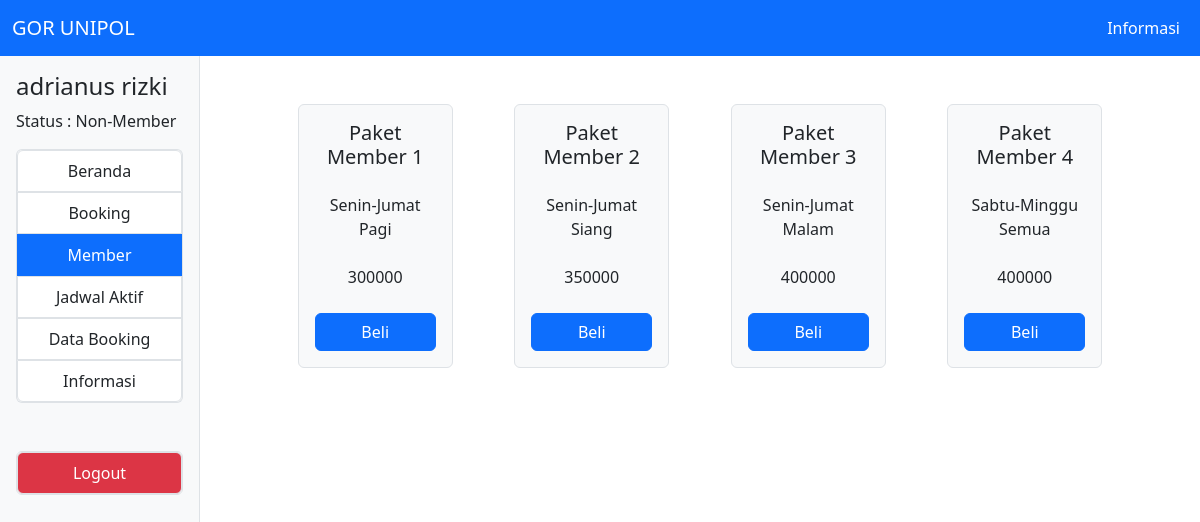
The app's page /dashboard/member (signed in) with its own data.
### tables this page shows
CREATE TABLE `member` (
  `id` tinyint NOT NULL,
  `nama_paket` varchar(30) NOT NULL,
  `hari` varchar(30) NOT NULL,
  `jadwal` varchar(5) NOT NULL,
  `keterangan` text NOT NULL,
  `harga` int NOT NULL,
  `status_member` varchar(9) NOT NULL
);

### app/core/Controller.php (called while the page is built, shortened)
<?php
class Controller
{
    public function UserView($view, $data = [])
    {
        require_once "../app/views/user/" . $view . ".php";
    }
    public function model($model)
    {
        return new $model;
    }
}

### app/controllers/Dashboard.php (called while the page is built, shortened)
<?php
class Dashboard extends Controller
{
    public function member()
    {
        $data = [
            "title" =>  "Data Booking",
            "marker" => [null, null, "active"],
            "status_member" => $_SESSION["status_member"],
            "paket_member" => $this->model("Member_Model")->get_all_members(),
            "metode_bayar" => $this->model("Rekening_Model")->get_all_payment_methods()
        ];
        $this->UserView("templates/header", $data);
        $this->UserView("templates/sidebar", $data);
        $this->UserView("dashboard/member", $data);
        $this->UserView("templates/footer");
    }
}

### app/core/App.php (called while the page is built, shortened)
<?php
class App
{
    protected $method = "index";
    protected $params = [];
    protected $route_path = "../app/controllers/";
    public function __construct()
    {
        $url = $this->parseURL();
        if (!is_null($url)) {
            if (file_exists($this->route_path . ucfirst($url[0]) . ".php")) {
                unset($url[0]);
            }
        }
        $this->controller = new $this->controller;
        if (isset($url[1])) {
            if (method_exists($this->controller, $url[1])) {
                $this->method = $url[1];
            }
        } elseif (isset($url[2])) {
            if (method_exists($this->controller, $url[2])) {
                $this->method = $url[2];
                unset($url[2]);
            }
        }
        call_user_func_array([$this->controller, $this->method], $this->params);
    }
    public function parseURL()
    {
        if (isset($_GET["url"])) {
            $url = rtrim($_GET["url"], "/");
            $url = filter_var($url, FILTER_SANITIZE_URL);
            $url = explode("/", $url);
            return $url;
        }
    }
}

### public/index.php (called while the page is built, shortened)
<?php
$app = new App;

### app/core/Database.php (called while the page is built, shortened)
<?php
class Database
{
    private $host = DB_HOST;
    private $user = DB_USER;
    private $pass = DB_PASS;
    private $db_name = DB_NAME;
    private $dbh, $stmt;
    public function __construct()
    {
        $dsn = "mysql:host=" . $this->host . ";dbname=" . $this->db_name;
        $option = [
            PDO::ATTR_PERSISTENT => true,
            PDO::ATTR_ERRMODE => PDO::ERRMODE_EXCEPTION
        ];
        try {
            $this->dbh = new PDO($dsn, $this->user, $this->pass, $option);
        } catch (PDOException $e) {
            die($e->getMessage());
        }
    }
    public function query($sql)
    {
        $this->stmt = $this->dbh->prepare($sql);
    }
    public function bind($param, $value, $type = null)
    {
        if (is_null($type)) {
            switch (true) {
                default:
                    $type = PDO::PARAM_STR;
            }
        }
        $this->stmt->bindValue($param, $value, $type);
    }
    public function execute()
    {
        $this->stmt->execute();
    }
    public function result_set()
    {
        $this->execute();
        return $this->stmt->fetchAll(PDO::FETCH_ASSOC);
    }
}

### app/models/Member_Model.php (called while the page is built, shortened)
<?php
class Member_Model
{
    private $table = "member";
    private $db;
    public function __construct()
    {
        $this->db = new Database;
    }
    public function get_all_members()
    {
        $this->db->query("SELECT * FROM " . $this->table);
        return $this->db->result_set();
    }
}

### app/views/user/dashboard/member.php (the view, shortened to what this page needs)
<div class="col-10 p-5">
    <div class="row row-cols-1 row-cols-sm-1 row-cols-md-4 justify-content-md-evenly mb-5">
        <?php
        foreach ($data["paket_member"] as $value) {
            if ($value["status_member"] === "Aktif") {
                echo "<div class='col-12 col-sm-12 col-md-2 p-3 text-center border bg-body-tertiary rounded'>";
                echo "<h5 class='mb-4'>" . $value["nama_paket"] . "</h5>";
                echo "<p class='m-0'>" . $value["hari"] . "</p>";
                echo "<p class='m-0'>" . ucfirst($value["jadwal"]) . "</p>";
                echo "<p class='m-4'>" . $value["harga"] . "</p>";
                echo "<button type='button' class='btn btn-primary w-100 btn-buy-package' data-id='" . $value["id"] . "' data-statusmember='" . $data["status_member"] . "'>Beli</button>";
                echo "</div>";
            }
        }
        ?>
    </div>
</div>

### app/views/user/templates/header.php (shortened to what this page needs)
<!DOCTYPE html>
<html lang="id">
<head>
    <link href="https://cdn.jsdelivr.net/npm/bootstrap@5.3.2/dist/css/bootstrap.min.css" rel="stylesheet">
    <link rel="stylesheet" href="https://cdn.jsdelivr.net/npm/bootstrap-icons@1.11.1/font/bootstrap-icons.css">
    <link rel="stylesheet" href="https://cdnjs.cloudflare.com/ajax/libs/twitter-bootstrap/5.3.0/css/bootstrap.min.css" />
    <link rel="stylesheet" href="https://cdn.datatables.net/1.13.6/css/dataTables.bootstrap5.min.css" />
    <link rel="stylesheet" href="<?= BASEURL ?>/public/css/styles.css">
</head>
<body>
    <nav class="navbar navbar-expand-md bg-primary navbar-dark">
        <div class="container-fluid">
            <a class="navbar-brand" href="<?= BASEURL ?>">GOR UNIPOL</a>
            <div class="collapse navbar-collapse" id="navbarNav">
                <ul class="navbar-nav ms-auto">
                    <li class="nav-item">
                        <a class="nav-link <?= isset($data["marker"]) ? "active" : "" ?>" aria-current="page" href="<?= isset($_SESSION["login"]) && isset($_SESSION["user"]) ? BASEURL . "/dashboard/informasi" : BASEURL . "/home/informasi" ?>">Informasi</a>
                    </li>
                </ul>
            </div>
        </div>
    </nav>

### app/views/user/templates/sidebar.php
<div class="container-fluid">
    <div class="row">
        <div class="col-2 p-3 border-end bg-body-tertiary height-100">
            <div class="mb-3">
                <a href="<?= BASEURL ?>/dashboard/profil/0" class="text-decoration-none text-dark">
                    <h4><?= $_SESSION["nama_user"] ?></h4>
                </a>
                <p>Status : <span class="fw-medium status-user"><?= $_SESSION["status_member"] ?></span></p>
            </div>
            <div class="mb-5 text-center">
                <ul class="list-group mb-3">
                    <a href="<?= BASEURL ?>/dashboard" class="text-decoration-none text-white border border-bottom-0 rounded-top">
                        <li class="list-group-item <?= $data["marker"][0] ?>">Beranda</li>
                    </a>
                    <a href="<?= BASEURL ?>/dashboard/booking" class="text-decoration-none text-white border-start border-end">
                        <li class="list-group-item <?= $data["marker"][1] ?>">Booking</li>
                    </a>
                    <a href="<?= BASEURL ?>/dashboard/member" class="text-decoration-none text-white border-start border-end">
                        <li class="list-group-item <?= $data["marker"][2] ?>">Member</li>
                    </a>
                    <a href="<?= BASEURL ?>/dashboard/databooking" class="text-decoration-none text-white border-start border-end">
                        <li class="list-group-item <?= $data["marker"][3] ?>">Jadwal Aktif</li>
                    </a>
                    <a href="<?= BASEURL ?>/dashboard/datasewa" class="text-decoration-none text-white border-start border-end">
                        <li class="list-group-item <?= $data["marker"][4] ?>">Data Booking</li>
                    </a>
                    <a href="<?= BASEURL ?>/dashboard/informasi" class="text-decoration-none text-white border border-top-0 rounded-bottom">
                        <li class="list-group-item <?= $data["marker"][5] ?>">Informasi</li>
                    </a>
                </ul>
            </div>
            <div class="text-center">
                <ul class="list-group">
                    <a href="<?= BASEURL ?>/dashboard/logout" class="text-decoration-none text-white border rounded">
                        <li class="list-group-item bg-danger text-white">Logout</li>
                    </a>
                </ul>
            </div>
        </div>

### app/views/user/templates/footer.php (shortened to what this page needs)
</body>
</html>

### public/css/styles.css (style rules this page uses)
.height-100 { min-height: calc(100vh - 56px); }

### records on screen
member: nama_paket "Paket Member 1", hari "Senin-Jumat", jadwal "Pagi", harga "300000"
member: nama_paket "Paket Member 2", hari "Senin-Jumat", jadwal "Siang", harga "350000"
member: nama_paket "Paket Member 3", hari "Senin-Jumat", jadwal "Malam", harga "400000"
member: nama_paket "Paket Member 4", hari "Sabtu-Minggu", jadwal "Semua", harga "400000"

### other values on screen
$_SESSION["nama_user"] "adrianus rizki"
$_SESSION["status_member"] "Non-Member"
